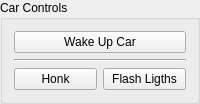
              <widget class="QGroupBox" name="groupBox_3">
               <property name="title">
                <string>Car Controls</string>
               </property>
               <layout class="QVBoxLayout" name="verticalLayout_7">
                <item>
                 <layout class="QVBoxLayout" name="verticalLayout_6">
                  <item>
                   <layout class="QHBoxLayout" name="horizontalLayout_2">
                    <item>
                     <widget class="QPushButton" name="action_wake_up">
                      <property name="text">
                       <string>Wake Up Car</string>
                      </property>
                     </widget>
                    </item>
                   </layout>
                  </item>
                  <item>
                   <widget class="Line" name="line">
                    <property name="orientation">
                     <enum>Qt::Horizontal</enum>
                    </property>
                   </widget>
                  </item>
                  <item>
                   <layout class="QHBoxLayout" name="horizontalLayout_3">
                    <item>
                     <widget class="QPushButton" name="action_honk">
                      <property name="text">
                       <string>Honk</string>
                      </property>
                     </widget>
                    </item>
                    <item>
                     <widget class="QPushButton" name="action_flash">
                      <property name="text">
                       <string>Flash Ligths</string>
                      </property>
                     </widget>
                    </item>
                   </layout>
                  </item>
                 </layout>
                </item>
               </layout>
              </widget>
